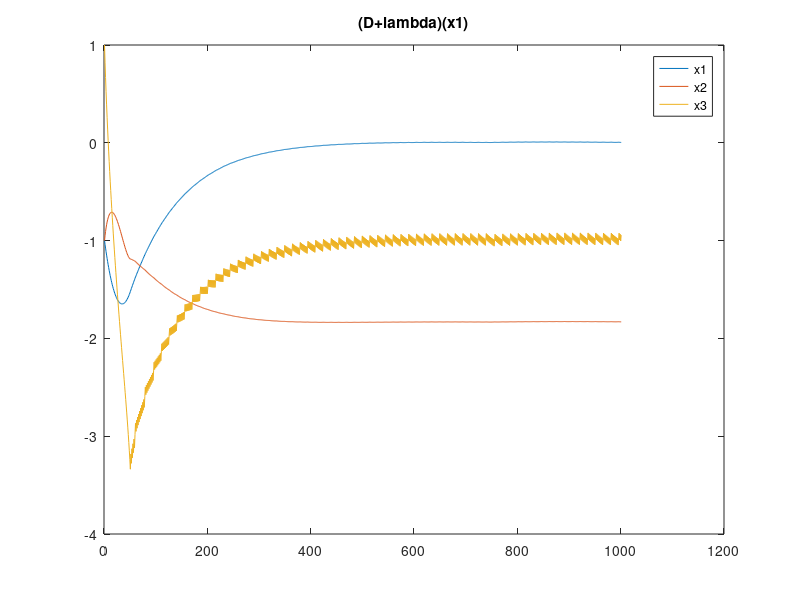
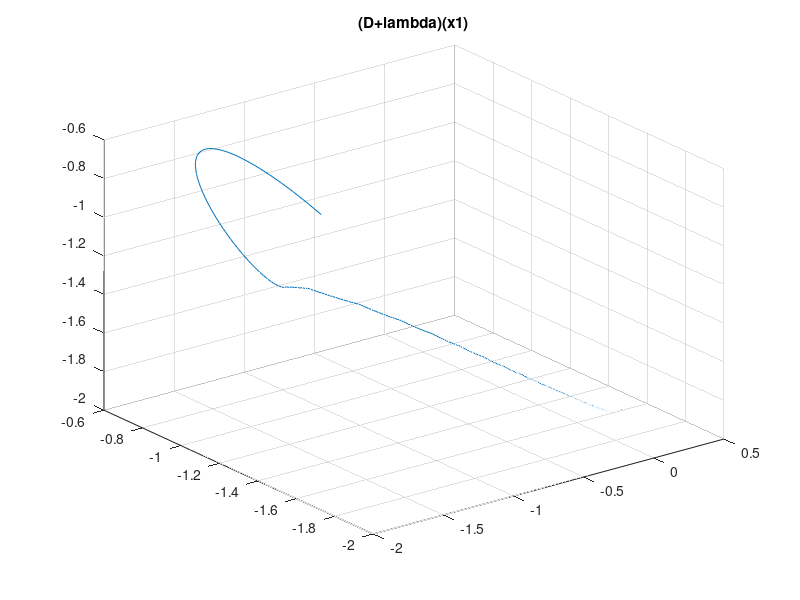

MATLAB code for these plots, in order:
%f=(D+lambda)(x1)
clc;clear;
lambda=1;
K=10;
delta=0.01;
totalTime=10;
totalStep=totalTime/delta;
x1array=[1:totalStep]*0;x2array=x1array;x3array=x1array;
x1_dot=x1array;x2_dot=x1array;x2_dot=x1array;
x1array(1)=-1;x2array(1)=-1;x3array(1)=1;%init condition
for i=1:totalStep
    x1=x1array(i);x2=x2array(i);x3=x3array(i);
    
    f(i)=x2+x1-x3+sin(x1-x3)+lambda*x1;
    u(i)=(1/(1+cos(x1-x3)))*(K*sign(f(i))+((x3+(x1-x3)^2)+(x2+x1-x3)-sin(x1-x3)+cos(x1-x3)*(x2+x1-x3)+lambda*(x2+x1-x3+sin(x1-x3))));

    x1_dot(i)=x2+x1-x3+sin(x1-x3);
    x2_dot(i)=x3+(x1-x3)^2;
    x3_dot(i)=sin(x1-x3)+u(i);
        
    x1array(i+1)=x1+x1_dot(i)*delta;
    x2array(i+1)=x2+x2_dot(i)*delta;
    x3array(i+1)=x3+x3_dot(i)*delta;
end

figure(1);
plot(x1array);hold on;
plot(x2array);hold on;
plot(x3array);legend('x1','x2','x3');
title('(D+lambda)(x1)')

figure(2);
time=1:totalStep-1;
xt=x1array(time);
yt=x2array(time);
zt=x2array(time);
plot3(xt,yt,zt);
grid on;title('(D+lambda)(x1)')
